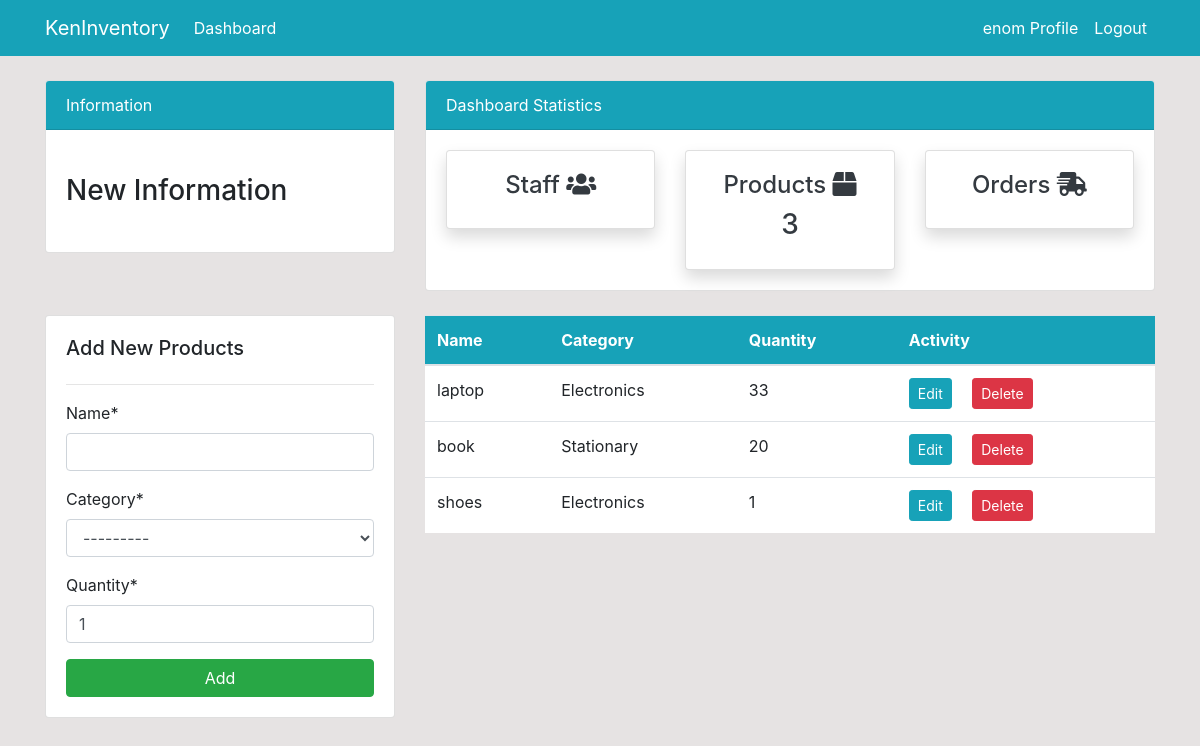
The app's page /product (signed in) with its own data.
### dashboard/models.py (models this page shows, shortened)
class Product(models.Model):
    name = models.CharField(max_length=100,null=True)
    category = models.CharField(max_length=100,choices=CATEGORY,null=True)
    quantity = models.PositiveIntegerField(default=1,null=True)

### dashboard/views.py (the view)
# urls.py: path('product',views.product,name='product'),
def product(request):
    items = Product.objects.raw('SELECT * FROM dashboard_product')
    product_count = Product.objects.all().count()
    if request.method == 'POST':
        form = ProductForm(request.POST)
        if form.is_valid():
            form.save()
            product_name = form.cleaned_data.get('name')
            messages.success(request,f"{product_name} was added succesfully")
            return redirect('product')
    else:
        form = ProductForm()
    context = {
        'items':items,
        'form':form,
        'product_count':product_count
    }
    return render(request,'dashboard/products.html',context)

### dashboard/forms.py
class ProductForm(forms.ModelForm):
    class Meta:
        model = Product
        fields = ['name','category','quantity']

### dashboard/templates/dashboard/products.html (shortened to what this page needs)
{% extends 'partials/base.html' %}
{% load crispy_forms_tags %}
{% block content %}
{%include 'partials/top-bar.html'%}
<div class="row my-4">
    <div class="col-md-4">
        <div class="card card-body">
            <h5>Add New Products</h5>
            <hr>
            <form method="POST">
                {{ form|crispy }}
                <input class="btn btn-success btn-block" type="submit" value="Add">
            </form>
        </div>
    </div>
    <div class="col-md-8">
        <table class="table bg-white">
            <thead class="bg-info text-white">
                <tr>
                    <th scope="col">Name</th>
                    <th scope="col">Category</th>
                    <th scope="col">Quantity</th>
                    <th scope="col">Activity</th>
                </tr>
            </thead>
            <tbody>
                {% for product in items %}
                <tr>
                    <td>{{ product.name }}</td>
                    <td>{{ product.category }}</td>
                    <td>{{ product.quantity }}</td>
                    <td>
                        <a class="btn btn-info btn-sm mr-2"
                            href="{% url 'products-edit' product.id %}">Edit</a>
                        <a class="btn btn-danger btn-sm ml-2"
                            href="{% url 'products-delete' product.id %}">Delete</a>
                    </td>
                </tr>
                {% endfor %}
            </tbody>
        </table>
    </div>
</div>
{% endblock %}

### dashboard/templates/partials/base.html (shortened to what this page needs)
{% load static %}
<!doctype html>
<html lang="en">
<head>
    <link rel="stylesheet" href="https://cdn.jsdelivr.net/npm/bootstrap@4.6.0/dist/css/bootstrap.min.css"
>
    <link rel="stylesheet" href="https://use.fontawesome.com/releases/v5.15.2/css/all.css"
>
    <link rel="stylesheet" href="{% static 'style.css' %}">
</head>
<body>
    <nav class="navbar navbar-expand-lg navbar-info bg-info">
        <div class="container">
            {%if user.is_authenticated %}
            <a class="navbar-brand text-white" href="/">KenInventory</a>
            <div class="collapse navbar-collapse" id="navbarSupportedContent">
                <ul class="navbar-nav mr-auto">
                    <li class="nav-item active">
                        <a class="nav-link text-white" href="/">Dashboard </a>
                    </li>
                </ul>
                <ul class="navbar-nav ml-auto">
                    <li class="nav-item active">
                        <a class="nav-link text-white" href="{%url 'profile'%}">{{user.username}} Profile
                            <span class="sr-only">(current)</span></a>
                    </li>
                    <li class="nav-item">
                        <a class="nav-link text-white" href="{%url 'logout' %}">Logout</a>
                    </li>
                </ul>
            {%endif%}
            </div>
        </div>
    </nav>
    <div class="container">
        {% block content %}
        {% endblock %}
    </div>
</body>
</html>

### static/style.css (style rules this page uses)
body { background: rgb(230, 227, 227); }

### records on screen
Product: name "laptop", category "Electronics", quantity "33"
Product: name "book", category "Stationary", quantity "20"
Product: name "shoes", category "Electronics", quantity "1"

### other values on screen
{{ user.username }} "enom"
{{ product_count }} "3"
